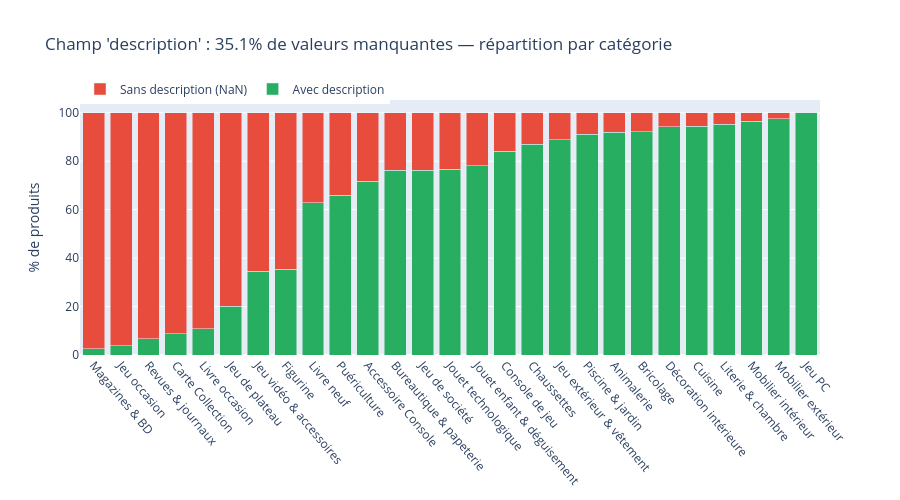

The notebook cell this image was saved under:
### Markdown cell above
## CELLULE 6 — Analyse des valeurs manquantes (description)

### Code cell
pct_missing = df['description'].isna().mean() * 100

# Par catégorie
nan_by_cat = df.groupby('categorie').agg(
    total=('description', 'count'),
    avec_desc=('description', 'count'),
    sans_desc=('description', lambda x: x.isna().sum())
).reset_index()
nan_by_cat['pct_sans'] = (nan_by_cat['sans_desc'] / 
                           (nan_by_cat['avec_desc'] + nan_by_cat['sans_desc']) * 100)
nan_by_cat = nan_by_cat.sort_values('pct_sans', ascending=False)

fig = go.Figure()
fig.add_trace(go.Bar(
    name='Avec description',
    x=nan_by_cat['categorie'],
    y=100 - nan_by_cat['pct_sans'],
    marker_color='#27ae60'
))
fig.add_trace(go.Bar(
    name='Sans description (NaN)',
    x=nan_by_cat['categorie'],
    y=nan_by_cat['pct_sans'],
    marker_color='#e74c3c'
))
fig.update_layout(
    barmode='stack',
    title=f"Champ 'description' : {pct_missing:.1f}% de valeurs manquantes — répartition par catégorie",
    xaxis_tickangle=50,
    yaxis_title="% de produits",
    height=500,
    legend=dict(orientation='h', y=1.1)
)
fig.show()
fig.write_html(str(FIGURES_DIR / '02_missing_description.html'))

print(f"\n→ {pct_missing:.1f}% de descriptions manquantes")
print("→ Certaines catégories (ex. Livres) ont quasi 100% de NaN")
print("→ Suppression impossible → on concatène designation + description")

### Figure 1 — Plotly figure (JSON) as saved in the notebook; plotly's stock layout.template omitted (floating-point values rounded to 4 significant figures)
{"data": [{"marker": {"color": "#27ae60"}, "name": "Avec description", "type": "bar", "x": ["Magazines & BD", "Jeu occasion", "Revues & journaux", "Carte Collection", "Livre occasion", "Jeu de plateau", "Jeu vidéo & accessoires", "Figurine", "Livre neuf", "Puériculture", "Accessoire Console", "Bureautique & papeterie", "Jeu de société", "Jouet technologique", "Jouet enfant & déguisement", "Console de jeu", "Chaussettes", "Jeu extérieur & vêtement", "Piscine & jardin", "Animalerie", "Bricolage", "Décoration intérieure", "Cuisine", "Literie & chambre", "Mobilier intérieur", "Mobilier extérieur", "Jeu PC"], "y": [2.639, 3.73, 6.723, 8.829, 10.85, 20.03, 34.53, 35.38, 62.88, 66.03, 71.68, 76.17, 76.23, 76.75, 78.07, 84.01, 86.99, 88.88, 91.15, 91.99, 92.07, 94.27, 94.4, 95.19, 96.51, 97.61, 100.0]}, {"marker": {"color": "#e74c3c"}, "name": "Sans description (NaN)", "type": "bar", "x": ["Magazines & BD", "Jeu occasion", "Revues & journaux", "Carte Collection", "Livre occasion", "Jeu de plateau", "Jeu vidéo & accessoires", "Figurine", "Livre neuf", "Puériculture", "Accessoire Console", "Bureautique & papeterie", "Jeu de société", "Jouet technologique", "Jouet enfant & déguisement", "Console de jeu", "Chaussettes", "Jeu extérieur & vêtement", "Piscine & jardin", "Animalerie", "Bricolage", "Décoration intérieure", "Cuisine", "Literie & chambre", "Mobilier intérieur", "Mobilier extérieur", "Jeu PC"], "y": [97.36, 96.27, 93.28, 91.17, 89.15, 79.97, 65.47, 64.62, 37.12, 33.97, 28.32, 23.83, 23.77, 23.25, 21.93, 15.99, 13.01, 11.12, 8.845, 8.01, 7.933, 5.728, 5.604, 4.811, 3.489, 2.395, 0.0]}], "layout": {"barmode": "stack", "height": 500, "legend": {"orientation": "h", "y": 1.1}, "title": {"text": "Champ 'description' : 35.1% de valeurs manquantes — répartition par catégorie"}, "xaxis": {"tickangle": 50}, "yaxis": {"title": {"text": "% de produits"}}}}
